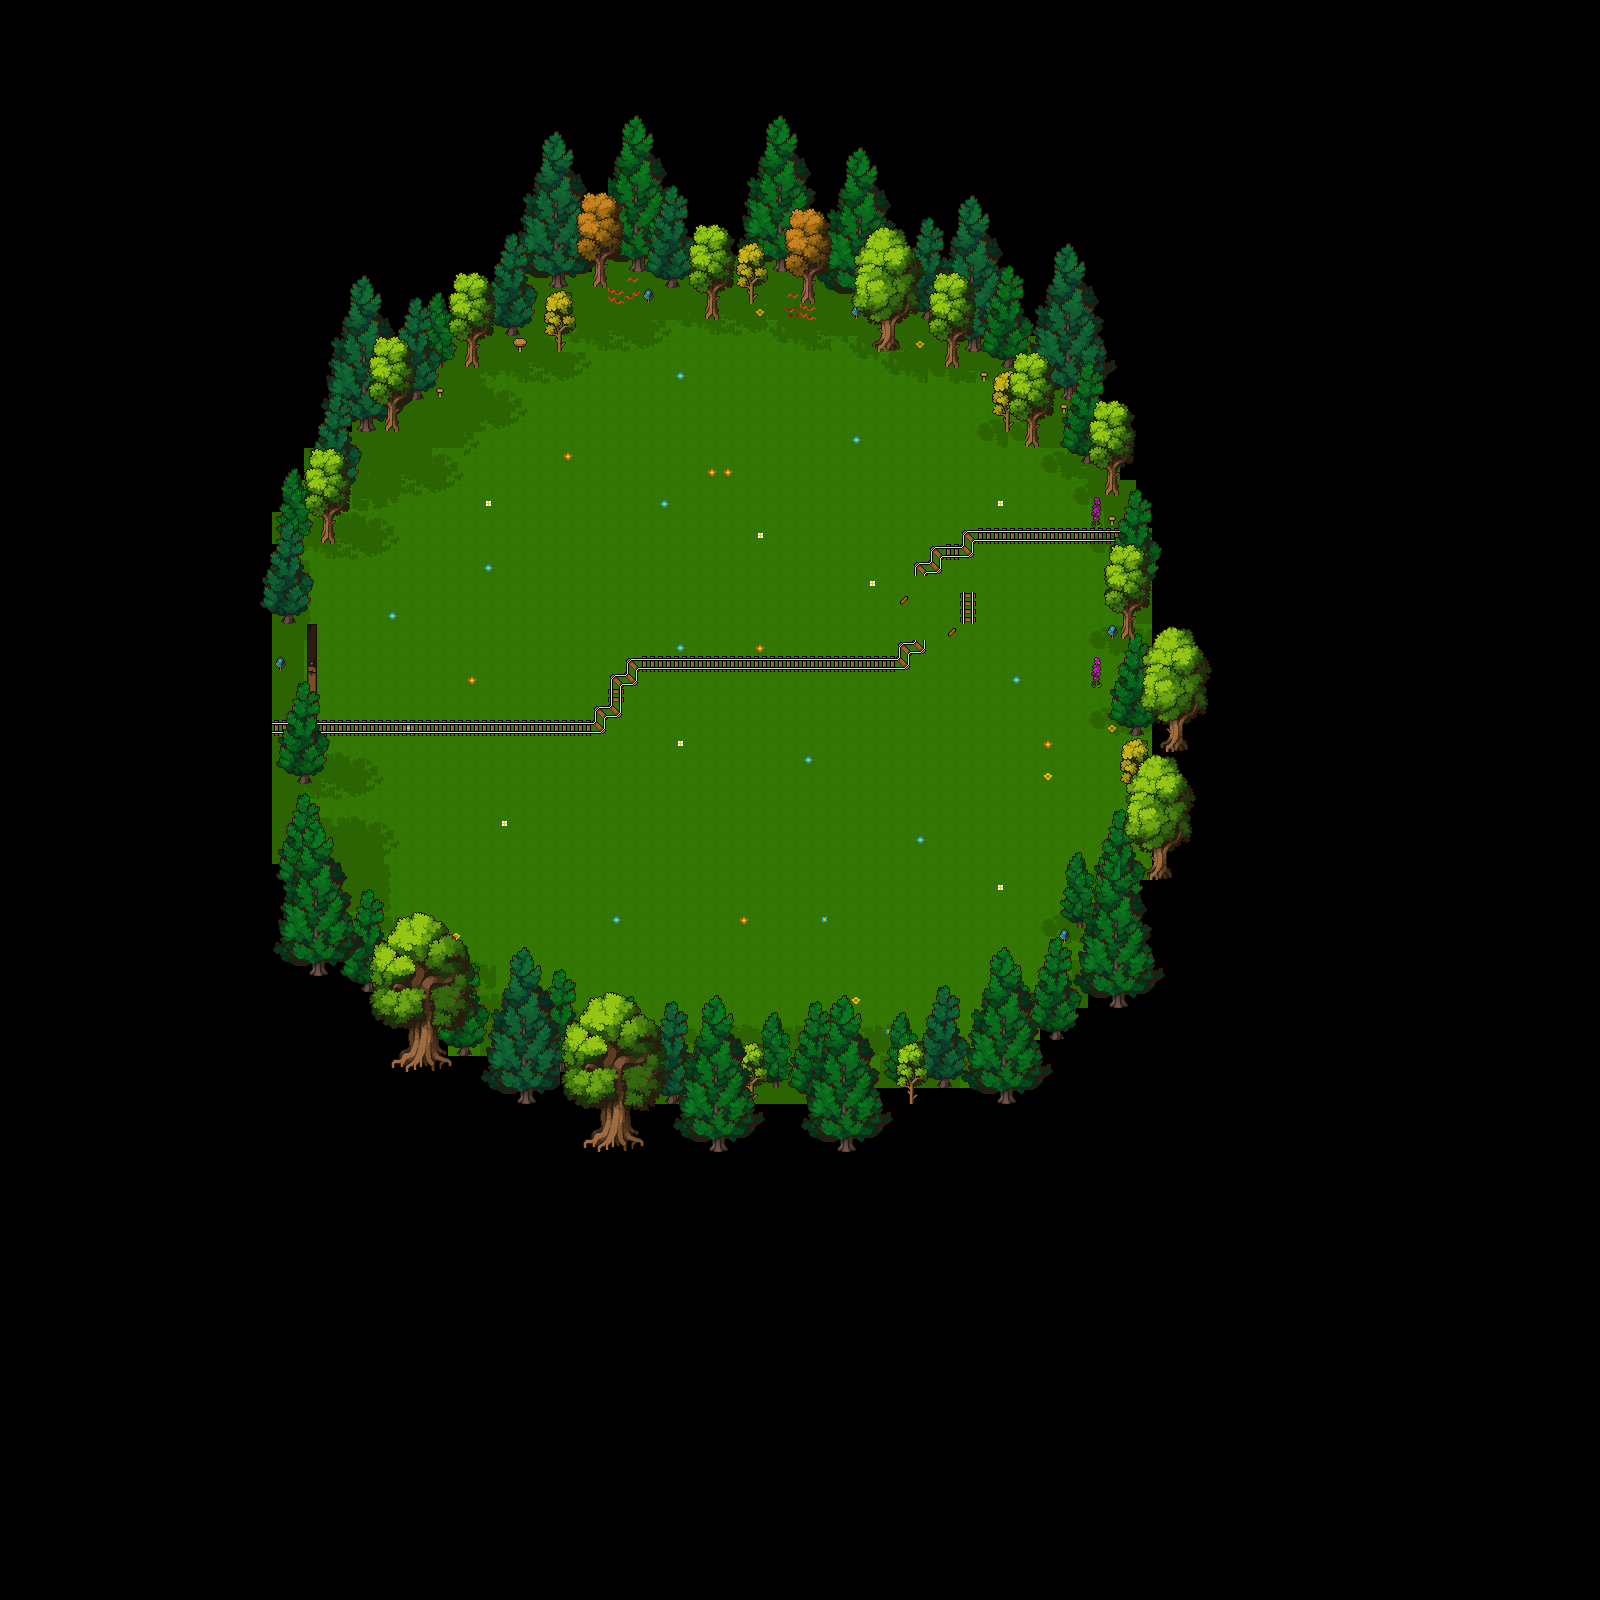

This is a level from a 2D game, rendered from its Tiled map with the project's own tilesets. A one-line summary and the map file follow, with tile-layer data summarised:
An orthogonal 100x100 tile map with 16x16 px tiles, 7 tile layers (ground, Decoration, Decoration2, Shadow, ...), 14 tilesets.

<map version="1.10" tiledversion="1.12.2" orientation="orthogonal" renderorder="right-down" width="100" height="100" tilewidth="16" tileheight="16" infinite="0" nextlayerid="9" nextobjectid="1">
 <tileset firstgid="1" source="../Tileset/Trees/Model_01/Size_02.tsx" />
 <tileset firstgid="129" source="../Tileset/Floors_Tiles.tsx" />
 <tileset firstgid="779" source="../Tileset/Furniture/Furniture.tsx" />
 <tileset firstgid="3479" source="../Tileset/Trees/Model_02/Size_04.tsx" />
 <tileset firstgid="3647" source="../Tileset/Trees/Model_01/Size_03.tsx" />
 <tileset firstgid="3803" source="../Tileset/Trees/Model_02/Size_03.tsx" />
 <tileset firstgid="3893" source="../Tileset/Trees/Model_03/Size_04.tsx" />
 <tileset firstgid="4543" source="../Tileset/Trees/Model_03/Size_03.tsx" />
 <tileset firstgid="4759" source="../Tileset/Trees/Model_03/Size_02.tsx" />
 <tileset firstgid="4839" source="../Tileset/Trees/Model_02/Size_05.tsx" />
 <tileset firstgid="5199" source="../Tileset/Trees/Model_01/Size_04.tsx" />
 <tileset firstgid="5567" source="../Tileset/Shadows/Shadows.tsx" />
 <tileset firstgid="6192" source="../Tileset/Vegetation/Vegetation.tsx" />
 <tileset firstgid="6867" source="../Tileset/Trees/Model_01/Size_05.tsx" />
 <layer id="1" name="ground" width="100" height="100">
  <data>[10000 cells, 9872 non-empty, 4 distinct tile ids]</data>
 </layer>
 <layer id="4" name="Decoration" width="100" height="100">
  <data>[10000 cells, 61 non-empty, 22 distinct tile ids]</data>
 </layer>
 <layer id="8" name="Decoration2" width="100" height="100">
  <data>[10000 cells, 17 non-empty, 6 distinct tile ids]</data>
 </layer>
 <layer id="6" name="Shadow" width="100" height="100">
  <data>[10000 cells, 814 non-empty, 47 distinct tile ids]</data>
 </layer>
 <layer id="5" name="tree0" width="100" height="100">
  <data>[10000 cells, 523 non-empty, 135 distinct tile ids]</data>
 </layer>
 <layer id="2" name="tree1" width="100" height="100">
  <data>[10000 cells, 644 non-empty, 90 distinct tile ids]</data>
 </layer>
 <layer id="3" name="tree2" width="100" height="100">
  <data>[10000 cells, 760 non-empty, 250 distinct tile ids]</data>
 </layer>
</map>
